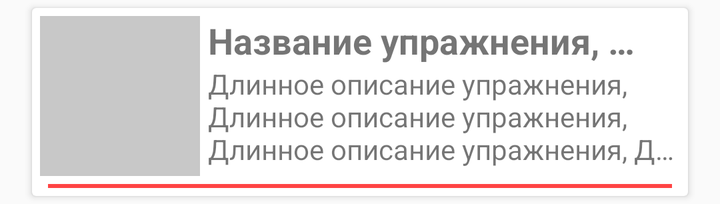
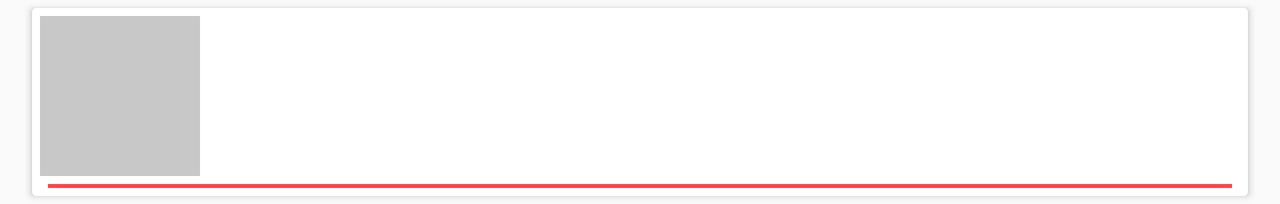

Compare how this app lays out the same screen by default and in its alternative resource folder. The renders come first, then the two layout files and the values they reference.
<!-- AndroidManifest.xml: application theme AppTheme -->
<!-- res/layout/workout_list_item.xml -->
<?xml version="1.0" encoding="utf-8"?>
<android.support.v7.widget.CardView xmlns:android="http://schemas.android.com/apk/res/android"
    xmlns:tools="http://schemas.android.com/tools"
    android:id="@+id/list_item_card_view"
    android:layout_width="match_parent"
    android:layout_height="wrap_content"
    android:layout_marginBottom="4dp"
    android:layout_marginLeft="16dp"
    android:layout_marginRight="16dp"
    android:layout_marginTop="4dp"
    android:elevation="8dp">

    <LinearLayout
        android:layout_width="match_parent"
        android:layout_height="wrap_content"
        android:orientation="vertical">

        <RelativeLayout
            android:layout_width="match_parent"
            android:layout_height="wrap_content"
            android:padding="4dp">

            <ImageView
                android:id="@+id/list_item_popup_menu"
                android:layout_width="wrap_content"
                android:layout_height="wrap_content"
                android:layout_alignParentRight="true"
                android:layout_alignParentTop="true"
                android:src="@drawable/ic_more_vert_black_24dp" />

            <ImageView
                android:id="@+id/list_item_image_view"
                android:layout_width="80dp"
                android:layout_height="80dp"
                android:background="@color/cardview_shadow_start_color" />

            <TextView
                android:id="@+id/list_item_title_text_view"
                android:layout_width="match_parent"
                android:layout_height="wrap_content"
                android:layout_marginLeft="4dp"
                android:layout_toLeftOf="@id/list_item_popup_menu"
                android:layout_toRightOf="@id/list_item_image_view"
                android:layout_marginRight="20dp"
                android:ellipsize="end"
                android:maxLines="1"
                android:textSize="18sp"
                android:textStyle="bold"
                tools:text="Название упражнения, которое может быть длинным" />

            <TextView
                android:id="@+id/list_item_description_text_view"
                android:layout_width="match_parent"
                android:layout_height="wrap_content"
                android:layout_below="@id/list_item_title_text_view"
                android:layout_marginLeft="4dp"
                android:layout_toRightOf="@id/list_item_image_view"
                android:ellipsize="end"
                android:maxLines="3"
                tools:text="Длинное описание упражнения, Длинное описание упражнения, Длинное описание упражнения, Длинное описание упражнения" />
        </RelativeLayout>

        <LinearLayout
            android:layout_width="match_parent"
            android:layout_height="2dp"
            android:layout_marginBottom="4dp"
            android:layout_marginLeft="8dp"
            android:layout_marginRight="8dp"
            android:background="@android:color/holo_red_light" />

        <LinearLayout
            android:layout_width="match_parent"
            android:layout_height="wrap_content"
            android:gravity="right"
            android:orientation="horizontal">

            <TextView
                android:id="@+id/list_item_record_repeats_count"
                style="@style/recordTextViewStyle"
                android:drawableLeft="@drawable/ic_trophy"
                android:drawablePadding="2dp"
                tools:text="18 повторов" />

            <TextView
                android:id="@+id/list_item_records_date"
                style="@style/recordTextViewStyle"
                android:gravity="end"
                tools:text="13.04.2018" />

        </LinearLayout>

    </LinearLayout>

</android.support.v7.widget.CardView>
<!-- resources referenced by this layout -->
<resources>
  <style name="recordTextViewStyle">
          <item name="android:layout_width">0dp</item>
          <item name="android:layout_height">wrap_content</item>
          <item name="android:layout_weight">1</item>
          <item name="android:padding">4dp</item>
          <item name="android:textStyle">italic</item>
      </style>
  <style name="AppTheme" parent="Theme.AppCompat.Light.DarkActionBar">
          
          <item name="colorPrimary">@color/colorPrimary</item>
          <item name="colorPrimaryDark">@color/colorPrimaryDark</item>
          <item name="colorAccent">@color/colorAccent</item>
          <item name="android:textColor">@color/colorBlack</item>
  
          
          <item name="windowActionBar">false</item>
          <item name="windowNoTitle">true</item>
      </style>
  <color name="colorPrimary">#3F51B5</color>
  <color name="colorPrimaryDark">#303F9F</color>
  <color name="colorAccent">#FF4081</color>
</resources>
<!-- res/layout-land/workout_list_item.xml (the repository's variant of the layout above) -->
<!-- drawn on the phone turned sideways -->
<?xml version="1.0" encoding="utf-8"?>
<android.support.v7.widget.CardView xmlns:android="http://schemas.android.com/apk/res/android"
    xmlns:tools="http://schemas.android.com/tools"
    android:id="@+id/list_item_card_view"
    android:layout_width="match_parent"
    android:layout_height="wrap_content"
    android:layout_marginBottom="4dp"
    android:layout_marginLeft="16dp"
    android:layout_marginRight="16dp"
    android:layout_marginTop="4dp"
    android:elevation="8dp">

    <LinearLayout
        android:layout_width="match_parent"
        android:layout_height="wrap_content"
        android:orientation="vertical">

        <RelativeLayout
            android:layout_width="match_parent"
            android:layout_height="wrap_content"
            android:padding="4dp">

            <ImageView
                android:id="@+id/list_item_popup_menu"
                android:layout_width="wrap_content"
                android:layout_height="wrap_content"
                android:layout_alignParentRight="true"
                android:layout_alignParentTop="true"
                android:src="@drawable/ic_more_vert_black_24dp" />

            <ImageView
                android:id="@+id/list_item_image_view"
                android:layout_width="80dp"
                android:layout_height="80dp"
                android:background="@color/cardview_shadow_start_color" />
        </RelativeLayout>

        <LinearLayout
            android:layout_width="match_parent"
            android:layout_height="2dp"
            android:layout_marginBottom="4dp"
            android:layout_marginLeft="8dp"
            android:layout_marginRight="8dp"
            android:background="@android:color/holo_red_light" />

        <LinearLayout
            android:layout_width="match_parent"
            android:layout_height="wrap_content"
            android:gravity="right"
            android:orientation="horizontal">

            <TextView
                android:id="@+id/list_item_record_repeats_count"
                style="@style/recordTextViewStyle"
                android:drawableLeft="@drawable/ic_trophy"
                android:drawablePadding="2dp"
                tools:text="18 повторов" />

            <TextView
                android:id="@+id/list_item_records_date"
                style="@style/recordTextViewStyle"
                android:gravity="end"
                tools:text="13.04.2018" />

        </LinearLayout>

    </LinearLayout>

</android.support.v7.widget.CardView>
